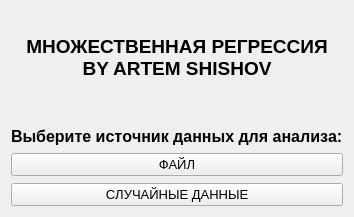
         <widget class="QWidget" name="pageHome">
          <property name="sizePolicy">
           <sizepolicy hsizetype="Preferred" vsizetype="Preferred">
            <horstretch>0</horstretch>
            <verstretch>0</verstretch>
           </sizepolicy>
          </property>
          <property name="font">
           <font>
            <pointsize>11</pointsize>
           </font>
          </property>
          <layout class="QVBoxLayout" name="verticalLayout_13">
           <property name="spacing">
            <number>7</number>
           </property>
           <property name="leftMargin">
            <number>11</number>
           </property>
           <property name="topMargin">
            <number>11</number>
           </property>
           <property name="rightMargin">
            <number>11</number>
           </property>
           <property name="bottomMargin">
            <number>11</number>
           </property>
           <item alignment="Qt::AlignHCenter|Qt::AlignVCenter">
            <widget class="QWidget" name="pageHomeContainer" native="true">
             <layout class="QVBoxLayout" name="verticalLayout_31">
              <property name="spacing">
               <number>0</number>
              </property>
              <property name="leftMargin">
               <number>0</number>
              </property>
              <property name="topMargin">
               <number>0</number>
              </property>
              <property name="rightMargin">
               <number>0</number>
              </property>
              <property name="bottomMargin">
               <number>0</number>
              </property>
              <item>
               <widget class="QWidget" name="pageHomeSubContainer" native="true">
                <layout class="QVBoxLayout" name="verticalLayout_32">
                 <property name="spacing">
                  <number>7</number>
                 </property>
                 <property name="leftMargin">
                  <number>0</number>
                 </property>
                 <property name="topMargin">
                  <number>0</number>
                 </property>
                 <property name="rightMargin">
                  <number>0</number>
                 </property>
                 <property name="bottomMargin">
                  <number>0</number>
                 </property>
                 <item>
                  <widget class="QLabel" name="homeTitle1">
                   <property name="maximumSize">
                    <size>
                     <width>500</width>
                     <height>150</height>
                    </size>
                   </property>
                   <property name="text">
                    <string/>
                   </property>
                   <property name="pixmap">
                    <pixmap resource="resources.qrc">:/images/SHV_blue.svg</pixmap>
                   </property>
                   <property name="scaledContents">
                    <bool>false</bool>
                   </property>
                   <property name="alignment">
                    <set>Qt::AlignCenter</set>
                   </property>
                  </widget>
                 </item>
                 <item>
                  <widget class="QLabel" name="homeTitle2">
                   <property name="font">
                    <font>
                     <pointsize>14</pointsize>
                     <weight>75</weight>
                     <bold>true</bold>
                    </font>
                   </property>
                   <property name="text">
                    <string>МНОЖЕСТВЕННАЯ РЕГРЕССИЯ
BY ARTEM SHISHOV</string>
                   </property>
                   <property name="alignment">
                    <set>Qt::AlignCenter</set>
                   </property>
                  </widget>
                 </item>
                 <item>
                  <spacer name="verticalSpacer_2">
                   <property name="orientation">
                    <enum>Qt::Vertical</enum>
                   </property>
                   <property name="sizeHint" stdset="0">
                    <size>
                     <width>0</width>
                     <height>40</height>
                    </size>
                   </property>
                  </spacer>
                 </item>
                 <item alignment="Qt::AlignLeft">
                  <widget class="QLabel" name="homeTitle3">
                   <property name="minimumSize">
                    <size>
                     <width>0</width>
                     <height>0</height>
                    </size>
                   </property>
                   <property name="font">
                    <font>
                     <pointsize>12</pointsize>
                     <weight>75</weight>
                     <bold>true</bold>
                     <kerning>false</kerning>
                    </font>
                   </property>
                   <property name="text">
                    <string>Выберите источник данных для анализа:</string>
                   </property>
                  </widget>
                 </item>
                 <item>
                  <widget class="QPushButton" name="buttonSelectFile">
                   <property name="sizePolicy">
                    <sizepolicy hsizetype="Preferred" vsizetype="MinimumExpanding">
                     <horstretch>0</horstretch>
                     <verstretch>0</verstretch>
                    </sizepolicy>
                   </property>
                   <property name="font">
                    <font>
                     <pointsize>10</pointsize>
                     <kerning>true</kerning>
                    </font>
                   </property>
                   <property name="toolTip">
                    <string>Файл для анализа</string>
                   </property>
                   <property name="text">
                    <string>ФАЙЛ</string>
                   </property>
                  </widget>
                 </item>
                 <item>
                  <widget class="QPushButton" name="butonRandomData">
                   <property name="sizePolicy">
                    <sizepolicy hsizetype="Preferred" vsizetype="MinimumExpanding">
                     <horstretch>0</horstretch>
                     <verstretch>0</verstretch>
                    </sizepolicy>
                   </property>
                   <property name="font">
                    <font>
                     <pointsize>10</pointsize>
                     <kerning>false</kerning>
                    </font>
                   </property>
                   <property name="toolTip">
                    <string>Генерация случайных данных</string>
                   </property>
                   <property name="text">
                    <string>СЛУЧАЙНЫЕ ДАННЫЕ</string>
                   </property>
                  </widget>
                 </item>
                </layout>
               </widget>
              </item>
             </layout>
            </widget>
           </item>
          </layout>
         </widget>
